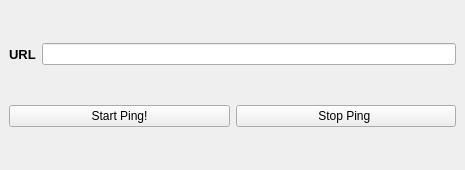
<?xml version="1.0" encoding="UTF-8"?>
<ui version="4.0">
 <class>PingMainWindow</class>
 <widget class="QMainWindow" name="PingMainWindow">
  <property name="geometry">
   <rect>
    <x>0</x>
    <y>0</y>
    <width>465</width>
    <height>170</height>
   </rect>
  </property>
  <property name="windowTitle">
   <string>Ping Me!</string>
  </property>
  <widget class="QWidget" name="centralWidget">
   <layout class="QVBoxLayout" name="verticalLayout">
    <item>
     <layout class="QHBoxLayout" name="horizontalLayout">
      <item>
       <widget class="QLabel" name="urlLabel">
        <property name="font">
         <font>
          <pointsize>10</pointsize>
          <weight>75</weight>
          <bold>true</bold>
         </font>
        </property>
        <property name="text">
         <string>URL</string>
        </property>
       </widget>
      </item>
      <item>
       <widget class="QLineEdit" name="urlLineEdit"/>
      </item>
     </layout>
    </item>
    <item>
     <layout class="QHBoxLayout" name="horizontalLayout_2">
      <item>
       <widget class="QPushButton" name="startPushButton">
        <property name="text">
         <string>Start Ping!</string>
        </property>
        <property name="icon">
         <iconset>
          <normaloff>images/add.png</normaloff>images/add.png</iconset>
        </property>
       </widget>
      </item>
      <item>
       <widget class="QPushButton" name="stopPushButton">
        <property name="text">
         <string>Stop Ping </string>
        </property>
        <property name="icon">
         <iconset>
          <normaloff>images/stop.png</normaloff>images/stop.png</iconset>
        </property>
       </widget>
      </item>
     </layout>
    </item>
   </layout>
  </widget>
 </widget>
 <resources/>
 <connections/>
</ui>
